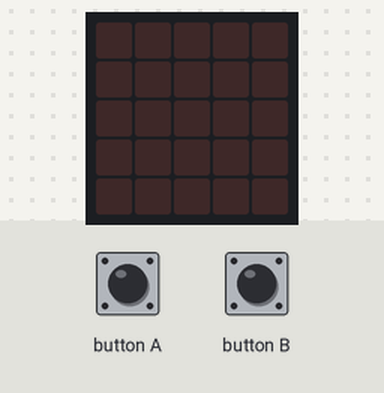
The program below on a simulated BBC micro:bit running MicroPython. On the bench: the board's 5×5 LED display. The test bench sets the inputs (shaded band).

Above: at 1.2 s.
1.3 s: button A pressed for 0.15 s
At 1.6 s:
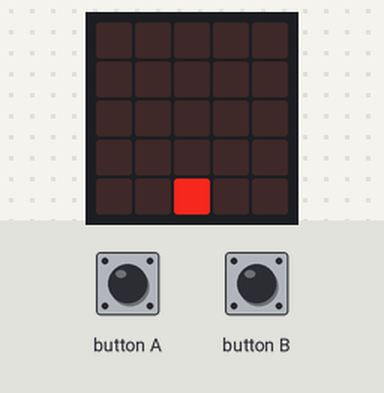
4.3 s: button B pressed for 3.2 s
At 4.6 s:
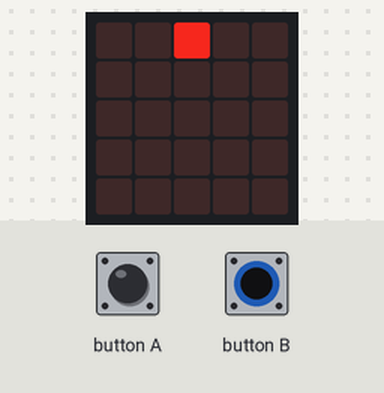
9.0 s: button A pressed for 3.2 s
At 9.51 s:
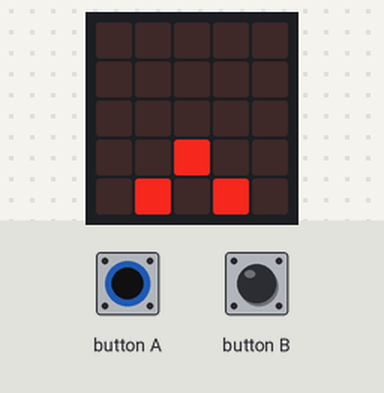
Timing chart, 0 to 12.0 s (numbered marks = the images above; inputs shaded):
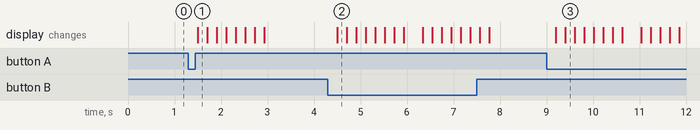

Measured:
- after the input at 1.3 s, the display: changes after 0.20 s (image 1)
- after the input at 4.3 s, the display: changes after 0.20 s (image 2)
- after the input at 9.0 s, the display: first changes after 0.20 s (image 3 shows a later state)

The program:

main.py
```python
# Add your Python code here. E.g.
from microbit import *

# defining images

d1 = Image("00000:00000:00000:00000:00000")

d2 = Image("00800:00000:00000:00000:0000")

d3 = Image("08080:00800:00000:00000:00000")

d4 = Image("00800:08080:00800:00000:00000")

d5 = Image("00000:00800:08080:00800:00000")

d6 = Image("00000:00000:00800:08080:00800")

d7 = Image("00000:00000:00000:00800:08080")

d8 = Image("00000:00000:00000:00000:00800")

d9 = Image("00000:00000:00000:00000:00000")

# defining animations using the images

all_diamonds_down = [d1, d2, d3, d4, d5, d6, d7, d8, d9]

all_diamonds_up = [d9, d8, d7, d6, d5, d4, d3, d2, d1]

# making a while true loop for playing different animations based on pressing button A or B

while True:
    if button_a.is_pressed():
        display.show(all_diamonds_up, delay=200)
    elif button_b.is_pressed():
        display.show(all_diamonds_down, delay=200)
    else:
        display.show(d1)

# end of code
```
